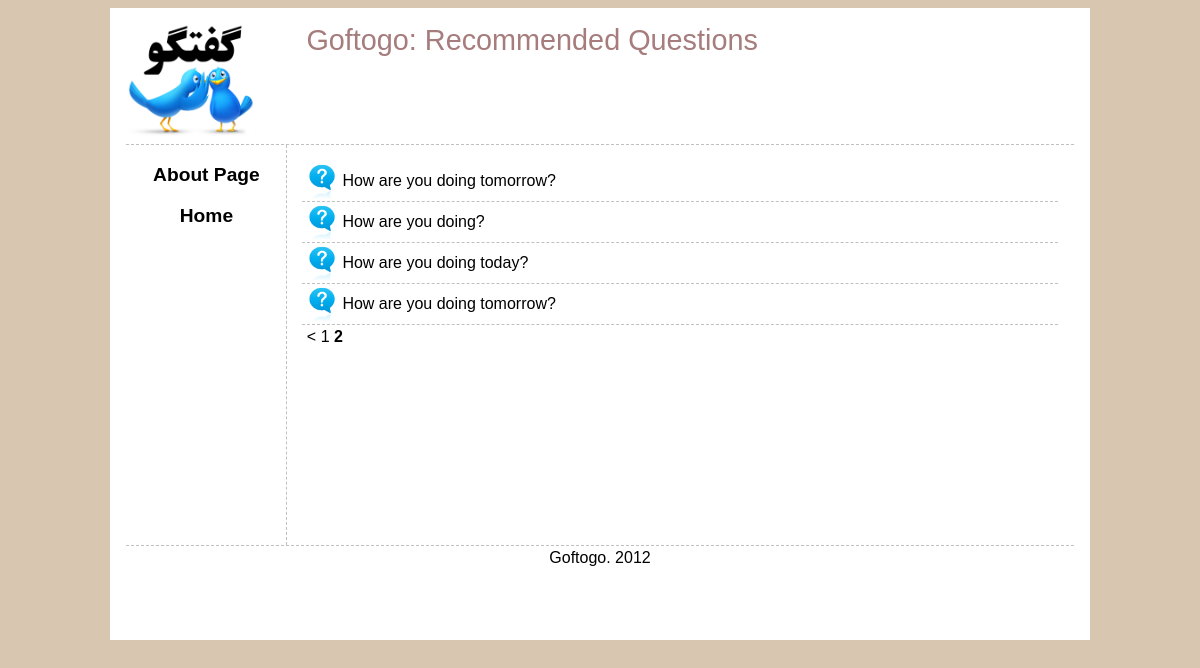
The page /main/questions/5 on the database its author committed.
### tables this page shows
CREATE TABLE IF NOT EXISTS `Question` (
  `questionID` int(11) NOT NULL AUTO_INCREMENT,
  `catID` int(11) DEFAULT NULL,
  `userID` int(11) DEFAULT NULL,
  `title` varchar(140) NOT NULL,
  `body` text NOT NULL,
  `rank` int(11) NOT NULL DEFAULT '0',
  `postedDate` date DEFAULT NULL,
  PRIMARY KEY (`questionID`)
);

### application/controllers/main.php (called while the page is built, shortened)
<?php
class Main extends CI_Controller {
	public function __construct() {
		$this -> load -> model('question_model');
		$this -> load -> model('answer_model');
	}
	public function _loadviews($body_view, $data) {
		$this -> load -> view('templates/header', $data);
		$this -> load -> view('header/default');
		$this -> load -> view('leftnav/default');
		$this -> load -> view('body/' . $body_view, $data);
		$this -> load -> view('templates/footer');
	}
	public function questions($offset = 0) {
		$config['base_url'] = site_url('main/questions/');
		$config['per_page'] = 5;
		$data['questions'] = $this -> question_model -> get_list($offset, $config['per_page']);
		$config['total_rows'] = $this -> question_model -> get_count();
		$this -> pagination -> initialize($config);
		$data['pagelinks'] = $this -> pagination -> create_links();
		$data['title'] = 'Goftogo: Recommended Questions';
		$this -> _loadviews('qlist', $data);
	}
}

### index.php (called while the page is built, shortened)
<?php
require_once BASEPATH.'core/CodeIgniter.php';

### application/models/question_model.php (called while the page is built, shortened)
<?php
class Question_model extends CI_Model {
	public function get_list($offset, $limit, $filter = array()) {
		$this -> db -> select('questionID,title');
		$this -> db -> where($this->filter($filter));
		$query = $this -> db -> get('Question', $limit, $offset);
		return $query -> result();
	}
	public function get_count($filter = array()) {
		$this -> db -> from('Question');
		return $this -> db -> count_all_results();
	}
	private function filter($filter) {
		return array();
	}
}

### application/views/body/qlist.php (the view)
<div id="body">
<?php foreach ($questions as $question): ?>
	<div class="question">
		<?php echo anchor('main/qshow/'.$question->questionID,$question->title); ?>
	</div>
<?php endforeach ?>
<div class="pagination">
<?php echo($pagelinks);?>
</div>
</div>

### css/main.css (style rules this page uses)
body { background: #D9C6B0; font: normal 100% sans-serif; line-height: 1.5; color: black; }
a { text-decoration: none; color: black; }
#body { margin-left: 10em; margin-bottom: 50px; margin-top: 100px min-height :400px; padding: 1em; }
.question, .answer, .comment { border-bottom-width: 1px; border-bottom-style: dashed; border-color: silver; padding: 0.5em; text-align: justify; }
.question { padding-left: 2.5em; background: transparent url(../img/icons/question.png) no-repeat top left; background-size: 40px; }

### rows shown on the page
question: questionID+title "How are you doing tomorrow?"
question: questionID+title "How are you doing?"
question: questionID+title "How are you doing today?"
question: questionID+title "How are you doing tomorrow?"

### other values the page prints
$title "Goftogo: Recommended Questions"
anchor('main/view/about',"About Page") "About Page"
anchor('',"Home") "Home"
$pagelinks "< 1 2"
